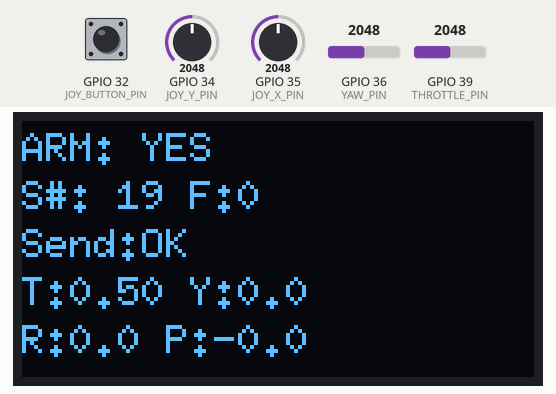
This sketch was run on a simulated ESP32. On the bench: 128×64 one-colour display. The inputs (shaded band) are chosen by the test bench; at power-on: GPIO 34 (JOY_Y_PIN) = 2048, GPIO 35 (JOY_X_PIN) = 2048, GPIO 36 (YAW_PIN) = 2048, GPIO 39 (THROTTLE_PIN) = 2048, GPIO 32 (JOY_BUTTON_PIN) HIGH (analog values on the 0–4095 scale). EEPROM starts erased; what the sketch prints to the serial monitor is not drawn.

Above: at 2.2 s.
2.3 s: GPIO 34 (JOY_Y_PIN) set to 2866
At 2.42 s:
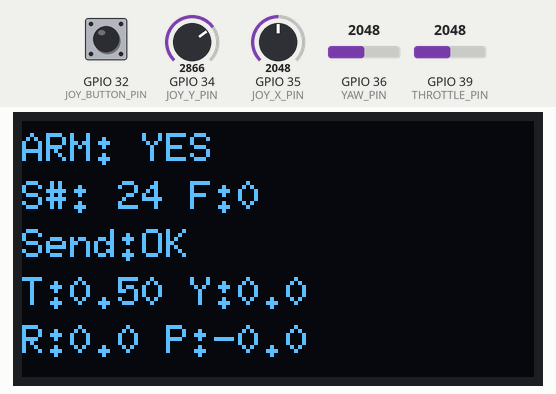
4.1 s: GPIO 35 (JOY_X_PIN) set to 2401
At 4.23 s:
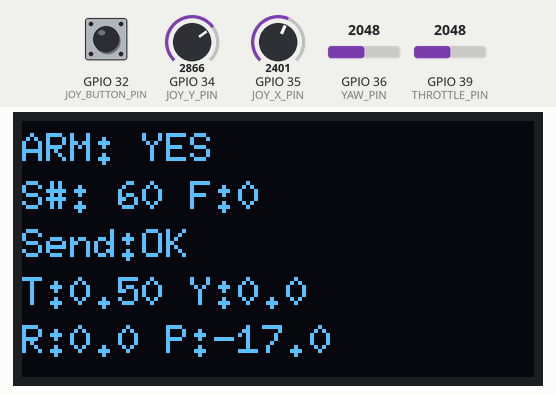
5.9 s: GPIO 35 (JOY_X_PIN) set to 2475
At 6.36 s:
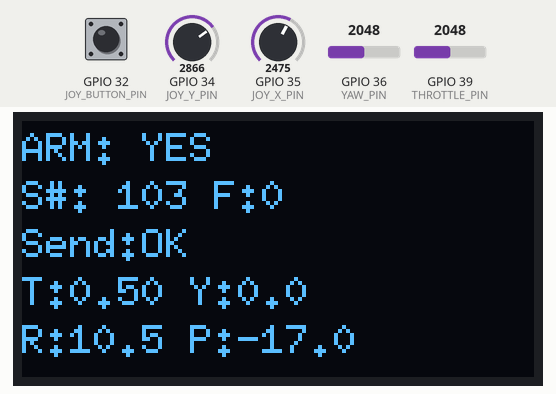
7.7 s: GPIO 36 (YAW_PIN) set to 2866
At 7.87 s:
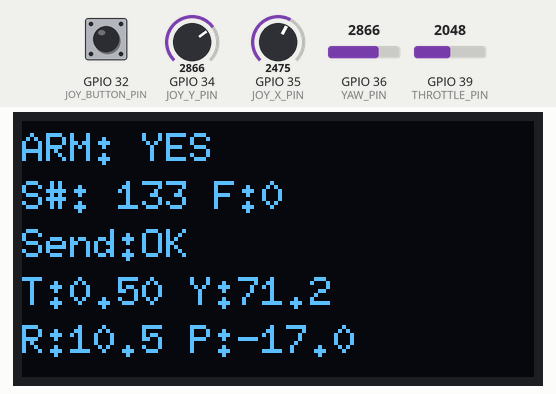
9.2 s: GPIO 39 (THROTTLE_PIN) set to 2866
At 9.39 s:
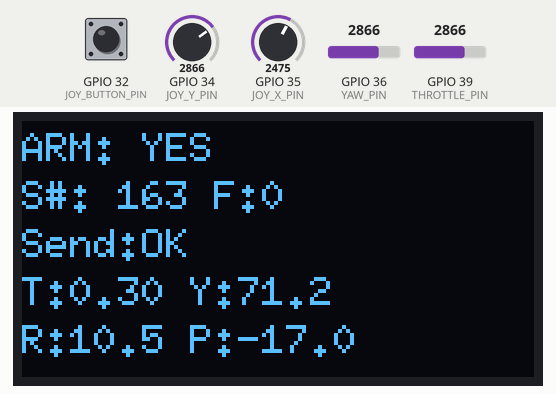
10.7 s: GPIO 34 (JOY_Y_PIN) set to 2505
At 10.81 s:
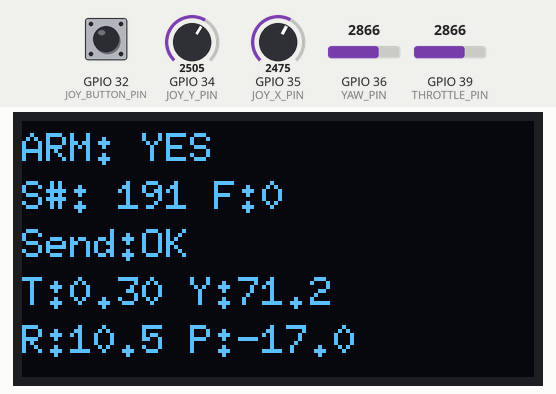
12.4 s: GPIO 34 (JOY_Y_PIN) set to 2423
Timing chart, 0 to 14.9 s (numbered marks = the images above; inputs shaded):
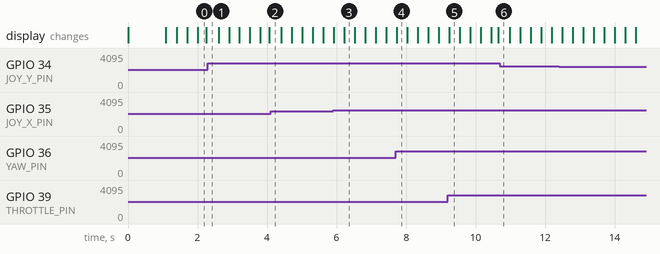

The sketch:

Remote_ESP32_HU_M16_OLED.ino.ino
```cpp
/*
Remote_ESP32_HU_M16_OLED.ino

Patched remote controller:
- Forces I2C pins and 400 kHz clock (Wire.begin(21,22); Wire.setClock(400000))
- Uses detected 7-bit OLED address 0x3C (8-bit 0x78)
- Keeps send feedback on Serial and OLED
- Keeps joystick center calibration, throttle safety for arming, and ESP-NOW send/CB

Wiring (I2C pins used here):
- SDA -> GPIO21
- SCL -> GPIO22
- VCC -> 3.3V
- GND -> GND
*/

#include <Arduino.h>
#include <Wire.h>
#include <WiFi.h>
#include <esp_now.h>
#include <Adafruit_GFX.h>
#include <Adafruit_SSD1306.h>
#include <U8g2lib.h>
#include <Preferences.h>

#include "rc_message.h" // shared packed struct
// create U8g2 object (global)
U8G2_SH1106_128X64_NONAME_F_HW_I2C u8g2(U8G2_R0, /* reset=*/ U8X8_PIN_NONE);

// ---------- Config / Pins ----------
#define JOY_X_PIN      35   // ADC1_CH0 (input-only)
#define JOY_Y_PIN      34   // ADC1_CH3 (input-only)
#define JOY_BUTTON_PIN 32   // digital input (pushbutton on joystick)
#define THROTTLE_PIN   39   // optional analog throttle (set to -1 if unused)
#define YAW_PIN        36   // optional analog yaw control (set to -1 if unused)

#define USE_THROTTLE_PIN  true // set false if no throttle pot
#define USE_YAW_PIN       true // set false if no yaw pot

// Logarithmic mapping strengths (tune to taste)
// k == 0 => linear (no change). Larger k => stronger curve (less sensitive near center).
const float LOG_K_JOY = 3.0f;   // joystick X/Y curve strength
const float LOG_K_YAW = 4.0f;   // yaw pot curve strength
const float LOG_K_THR = 6.0f;   // throttle curve strength (applied to signed tnorm)

// OLED
#define SCREEN_WIDTH 128
#define SCREEN_HEIGHT 64
#define OLED_RESET    -1
// Using 7-bit address discovered by the scanner
#define OLED_ADDR     0x3C

// I2C pins (ESP32 typical)
#define I2C_SDA_PIN 21
#define I2C_SCL_PIN 22

// ADC settings
const int ADC_BITS = 12;        // 0..4095
const int ADC_MAX = (1 << ADC_BITS) - 1;

// joystick mapping
const float MAX_ANGLE_DEG = 30.0f;     // joystick full deflection => +/- this angle
const float MAX_YAW_RATE_DPS = 120.0f; // yaw pot full deflection => +/- this yaw rate
const float DEADZONE = 0.08f;         // joystick deadzone around center (normalized)

// Safety: require low throttle to arm
const float ARM_THROTTLE_MAX = 0.10f;

// ESP-NOW send interval
const unsigned long SEND_INTERVAL_MS = 25; // ~40Hz

// ---------- Globals ----------
rc_message_t rc_msg = {0,0,0,0,0,0};

unsigned long lastSendMs = 0;
unsigned long lastDisplayMs = 0;
unsigned long seqCounter = 0;

int buttonState = HIGH;
int lastButtonState = HIGH;
unsigned long lastDebounceMs = 0;
const unsigned long debounceDelay = 50;
bool armed = true;

int centerX = ADC_MAX / 2;
int centerY = ADC_MAX / 2;
int centerThr = ADC_MAX / 2;
int centerYaw = ADC_MAX / 2;
bool calibratedCenter = false;

// Preferences for persistent calibration
Preferences prefs;

// send feedback
volatile bool lastSendSuccess = false;      // set from send callback
volatile unsigned long lastSendCallbackMs = 0;
unsigned long sendCount = 0;
unsigned long sendFailCount = 0;
int lastEspNowReturn = 0;

// broadcast address (default)
uint8_t broadcastAddress[6] = {0xFF,0xFF,0xFF,0xFF,0xFF,0xFF};

// ---------- Helpers ----------
float normalizeAxis(int raw, int center) {
  float v = (float)(raw - center) / (float)center;
  v = constrain(v, -1.0f, 1.0f);
  if (fabs(v) < DEADZONE) return 0.0f;
  return v;
}

int readAdcRaw(int pin) {
  if (pin < 0) return ADC_MAX/2;
  return analogRead(pin);
}

void saveCalibration() {
  prefs.putBool("calibrated", true);
  prefs.putInt("cX", centerX);
  prefs.putInt("cY", centerY);
  prefs.putInt("cT", centerThr);
  prefs.putInt("cYaw", centerYaw);
  Serial.println("Calibration saved to preferences.");
}

void calibrateJoystickCenter(unsigned long ms = 800) {
  Serial.println("Calibrating joystick center -- keep joystick released (not pressed)...");
  unsigned long t0 = millis();
  unsigned long count = 0;
  long sumX = 0, sumY = 0;
  long sumYaw = 0;
  while (millis() - t0 < ms) {
    sumX += readAdcRaw(JOY_X_PIN);
    sumY += readAdcRaw(JOY_Y_PIN);

    if (USE_YAW_PIN) sumYaw += readAdcRaw(YAW_PIN);
    count++;
    delay(6);
  }
  if (count > 0) {
    centerX = (int)(sumX / count);
    centerY = (int)(sumY / count);
    if (USE_THROTTLE_PIN) centerThr = 4095;
    if (USE_YAW_PIN) centerYaw = (int)(sumYaw / count);
  }
  calibratedCenter = true;
  Serial.print("Center X: "); Serial.print(centerX);
  Serial.print("  Center Y: "); Serial.println(centerY);
  Serial.print("  Center Thr: "); Serial.println(centerThr);
  Serial.print("  Center Yaw: "); Serial.println(centerYaw);

  // persist calibration
  saveCalibration();
}

/*
  logScale(x, k) - sign-preserving logarithmic mapping for x in [-1..1]
  k >= 0 controls curve strength:
    k == 0 => identity (linear)
    k > 0  => output = sign(x) * log(1 + k * |x|) / log(1 + k)
  This maps |x|==1 -> 1, |x|==0 -> 0, and preserves sign.
*/
float logScale(float x, float k) {
  if (k <= 0.0f) return x; // no-op linear
  float s = (x >= 0.0f) ? 1.0f : -1.0f;
  float a = fabs(x);
  float denom = log(1.0f + k);
  if (denom == 0.0f) return x;
  float num = log(1.0f + k * a);
  return s * (num / denom);
}

// ---------- ESP-NOW send callback (modern signature) ----------
void onSendCb(const wifi_tx_info_t *info, esp_now_send_status_t status) {
  (void)info;
  lastSendCallbackMs = millis();
  lastSendSuccess = (status == ESP_NOW_SEND_SUCCESS);
}

// ---------- Setup ----------
void setup() {
  Serial.begin(115200);
  delay(10);

  // ADC config (ESP32)
  analogReadResolution(ADC_BITS);

  pinMode(JOY_BUTTON_PIN, INPUT_PULLUP);

  // Explicitly initialize I2C pins and set 400kHz (scanner found 0x3C at 400kHz)
  Wire.begin(I2C_SDA_PIN, I2C_SCL_PIN);
  Wire.setClock(400000);
  u8g2.begin();

  // init preferences
  prefs.begin("rc", false);

  // If a saved calibration exists, load it. Otherwise perform calibration.
  if (prefs.getBool("calibrated", false)) {
    centerX = prefs.getInt("cX", ADC_MAX/2);
    centerY = prefs.getInt("cY", ADC_MAX/2);
    centerThr = prefs.getInt("cT", ADC_MAX/2);
    centerYaw = prefs.getInt("cYaw", ADC_MAX/2);
    calibratedCenter = true;
    Serial.println("Loaded saved joystick calibration.");
    Serial.print("Center X: "); Serial.print(centerX);
    Serial.print("  Center Y: "); Serial.println(centerY);
    Serial.print("  Center Thr: "); Serial.println(centerThr);
    Serial.print("  Center Yaw: "); Serial.println(centerYaw);
  } else {
    // If user holds button low at boot, force calibration; otherwise do default calibration once.
    Serial.println("No saved calibration. Hold joystick button while powering to force recalibration.");
    delay(50); // small delay so user can still hold the button
    if (digitalRead(JOY_BUTTON_PIN) == LOW) {
      Serial.println("Button held -> forcing recalibration now...");
      calibrateJoystickCenter(1200);
    } else {
      calibrateJoystickCenter(900);
    }
  }

  // Print this remote's MAC so you can add as peer on flight controller if needed
  WiFi.mode(WIFI_STA);
  delay(50);
  Serial.print("Remote MAC: ");
  Serial.println(WiFi.macAddress());

  // Initialize ESP-NOW (retry once if fails)
  esp_err_t r = esp_now_init();
  if (r != ESP_OK) {
    Serial.print("esp_now_init failed (first attempt): ");
    Serial.println((int)r);
    delay(200);
    r = esp_now_init();
  }
  if (r != ESP_OK) {
    Serial.print("ESP-NOW init failed: ");
    Serial.println((int)r);
  } else {
    Serial.println("ESP-NOW initialized");
  }

  // register send callback and (optionally) add broadcast peer
  esp_now_register_send_cb(onSendCb);

  esp_now_peer_info_t peerInfo = {};
  memcpy(peerInfo.peer_addr, broadcastAddress, 6);
  peerInfo.channel = 0;
  peerInfo.encrypt = false;
  esp_err_t addres = esp_now_add_peer(&peerInfo);
  (void)addres;

  // initial rc message
  rc_msg.seq = 0;
  rc_msg.arm = 0;
  rc_msg.throttle = 0.0f;

  Serial.println("Remote ready. Use joystick and button to control. See OLED for feedback (if present).");
}

// ---------- Main loop ----------
void loop() {
  unsigned long now = millis();

  // Read inputs
  int rawX = readAdcRaw(JOY_X_PIN);
  int rawY = readAdcRaw(JOY_Y_PIN);
  float nx = normalizeAxis(rawX, centerX);
  float ny = normalizeAxis(rawY, centerY);

  // Apply logarithmic mapping to joystick X/Y (preserves sign)
  float nx_log = logScale(nx, LOG_K_JOY);
  float ny_log = logScale(ny, LOG_K_JOY);

  float roll_set = nx_log * MAX_ANGLE_DEG;
  float pitch_set = -ny_log * MAX_ANGLE_DEG;

  // Throttle: handle asymmetric spans relative to calibrated center
  float throttle = 0.0f;
  float tnorm = 0.0f; // normalized throttle (-1..+1), zero at center
  int rawT = ADC_MAX/2;
  if (USE_THROTTLE_PIN) {
    int rawT = readAdcRaw(THROTTLE_PIN);

  // Map the full physical range of the stick to 0.0 - 1.0
  // Note: You might need to swap 4095 and 0 depending on your wiring
  float t_mapped = map(rawT, 4095, 0, 0, 1000) / 1000.0f;

  // Safety deadzone at the very bottom
  if (t_mapped < DEADZONE) t_mapped = 0.0f;

  throttle = constrain(t_mapped, 0.0f, 1.0f);
  }

  // Yaw: handle asymmetric spans relative to calibrated center (maps to -1..+1)
  float yaw_rate = 0.0f;
  float nyaw = 0.0f;
  int rawYaw = ADC_MAX/2;
  if (USE_YAW_PIN) {
    rawYaw = readAdcRaw(YAW_PIN);

    // compute actual span on each side of center (use calibrated centerYaw)
    float spanPos = (float)(ADC_MAX - centerYaw); // span for values > center
    float spanNeg = (float)centerYaw;             // span for values < center

    if (rawYaw >= centerYaw) {
      // positive side
      if (spanPos <= 0.0f) nyaw = 0.0f;
      else nyaw = ((float)rawYaw - (float)centerYaw) / spanPos;
    } else {
      // negative side
      if (spanNeg <= 0.0f) nyaw = 0.0f;
      else nyaw = ((float)rawYaw - (float)centerYaw) / spanNeg;
    }

    // clamp and deadzone
    nyaw = constrain(nyaw, -1.0f, 1.0f);
    if (fabs(nyaw) < DEADZONE) nyaw = 0.0f;

    // Apply logarithmic mapping to yaw
    float nyaw_log = logScale(nyaw, LOG_K_YAW);

    // convert to desired units
    yaw_rate = nyaw_log * MAX_YAW_RATE_DPS;
  }


  // Prepare message
  rc_msg.roll_deg = roll_set;
  rc_msg.pitch_deg = pitch_set;
  rc_msg.yaw_rate_dps = yaw_rate;
  rc_msg.throttle = throttle;
  rc_msg.seq = ++seqCounter;

  // Send periodically
  if (now - lastSendMs >= SEND_INTERVAL_MS) {
    lastSendMs = now;
    esp_err_t res = esp_now_send(broadcastAddress, (uint8_t *)&rc_msg, sizeof(rc_msg));
    lastEspNowReturn = (int)res;
    sendCount++;
    if (res != ESP_OK) {
      sendFailCount++;
      Serial.print("esp_now_send returned error: ");
      Serial.println((int)res);
    }
  }

  // Update OLED and Serial with feedback at ~20Hz
  if (now - lastDisplayMs >= 50) {
    lastDisplayMs = now;

    // Determine last send status for display
    const char *sendStatus = "WAIT";
    if (lastSendCallbackMs != 0 && (now - lastSendCallbackMs) < 1000) {
      sendStatus = lastSendSuccess ? "OK" : "FAIL";
    } else {
      if (lastEspNowReturn != ESP_OK) sendStatus = "ERR";
    }

    // Serial brief status
    Serial.print("S#"); Serial.print(sendCount);
    Serial.print(" /Fails:"); Serial.print(sendFailCount);
    Serial.print("  SendStatus:"); Serial.print(sendStatus);
    Serial.print("  seq:"); Serial.print(rc_msg.seq);
    Serial.print("  thr:"); Serial.print(rc_msg.throttle,3);
    Serial.print("  roll:"); Serial.print(rc_msg.roll_deg,2);
    Serial.print("  pitch:"); Serial.print(rc_msg.pitch_deg,2);
    Serial.print("  yaw:"); Serial.println(rc_msg.yaw_rate_dps,1);

    u8g2.clearBuffer();
    u8g2.setFont(u8g2_font_6x10_tr);
    char buf[64];
    snprintf(buf, sizeof(buf), "ARM: %s", armed ? "YES":"NO");
    u8g2.drawStr(0,10, buf);
    snprintf(buf, sizeof(buf), "S#: %lu F:%lu", sendCount, sendFailCount);
    u8g2.drawStr(0,22, buf);
    snprintf(buf, sizeof(buf), "Send:%s", sendStatus);
    u8g2.drawStr(0,34, buf);
    snprintf(buf, sizeof(buf), "T:%.2f Y:%.1f", rc_msg.throttle, rc_msg.yaw_rate_dps);
    u8g2.drawStr(0,46, buf);
    snprintf(buf, sizeof(buf), "R:%.1f P:%.1f", rc_msg.roll_deg, rc_msg.pitch_deg);
    u8g2.drawStr(0,58, buf);
    u8g2.sendBuffer();
  }

  delay(4);
}
```

rc_message.h
```cpp
#ifndef RC_MESSAGE_H
#define RC_MESSAGE_H

// RC message format (packed so wire layout is stable)
typedef struct __attribute__((packed)) {
  float roll_deg;     // desired roll angle in degrees
  float pitch_deg;    // desired pitch angle in degrees
  float yaw_rate_dps; // desired yaw rate in deg/s
  float throttle;     // 0.0 .. 1.0 normalized
  uint32_t seq;
  uint8_t arm;        // 0/1 arm flag
} rc_message_t;

#endif // RC_MESSAGE_H
```
